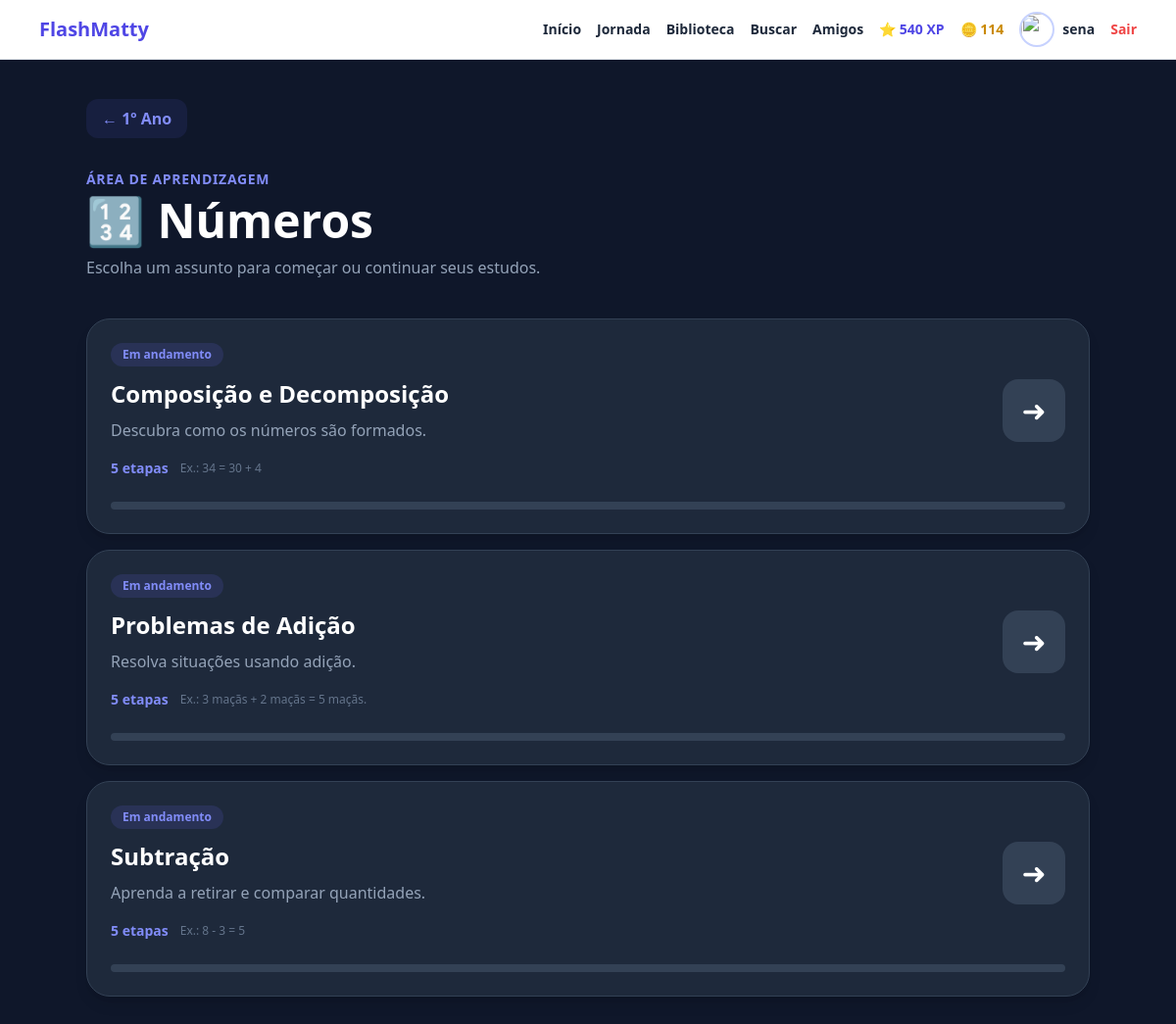
The page /ano/1-ano/tema/numeros (signed in) on the database its author committed.
### models.py (models this page shows, shortened)
class Usuario(UserMixin, db.Model):
    __tablename__ = "usuario"
    id = db.Column(
        db.Integer,
        primary_key=True
    )
    nome = db.Column(
        db.String(80),
        nullable=False
    )
    username = db.Column(
        db.String(40),
        unique=True,
        nullable=False
    )
    senha = db.Column(
        db.String(255),
        nullable=False
    )
    xp = db.Column(
        db.Integer,
        nullable=False,
        default=0
    )
    moedas = db.Column(
        db.Integer,
        nullable=False,
        default=0
    )
    acertos = db.Column(
        db.Integer,
        nullable=False,
        default=0
    )
    erros = db.Column(
        db.Integer,
        nullable=False,
        default=0
    )
    criado_em = db.Column(
        db.DateTime,
        nullable=False,
        default=datetime.utcnow
    )

### app.py (the view)
@app.route(
    "/ano/<ano_id>/tema/<tema_id>"
)
@login_required
def tema(
    ano_id,
    tema_id
):
    dados_ano = buscar_ano(
        ano_id
    )
    dados_tema = buscar_tema(
        dados_ano,
        tema_id
    )
    progressos = {}
    for assunto_id in dados_tema[
        "assuntos"
    ]:
        progressos[
            assunto_id
        ] = obter_progresso_assunto(
            ano_id,
            tema_id,
            assunto_id
        )
    return render_template(
        "tema.html",
        ano=
            dados_ano,
        ano_id=
            ano_id,
        tema=
            dados_tema,
        tema_id=
            tema_id,
        progressos=
            progressos
    )

### app.py (called while the page is built, shortened)
@login_manager.user_loader
def carregar_usuario(user_id):
    try:
        return db.session.get(
            Usuario,
            int(user_id)
        )
    except (
        ValueError,
        TypeError
    ):
        return None

def buscar_ano(ano_id):
    ano = CURRICULO.get(
        ano_id
    )
    if not ano:
        abort(404)
    return ano

def buscar_tema(
    ano,
    tema_id
):
    tema = (
        ano
        .get(
            "temas",
            {}
        )
        .get(
            tema_id
        )
    )
    if not tema:
        abort(404)
    return tema

def obter_progresso_assunto(
    ano_id,
    tema_id,
    assunto_id,
    criar=False
):
    progresso = (
        ProgressoAssunto.query
        .filter_by(
            usuario_id=
                current_user.id,
            ano=
                ano_id,
            tema=
                tema_id,
            assunto=
                assunto_id
        )
        .first()
    )
    return progresso

### social/routes.py (called while the page is built)
@social_bp.app_context_processor
def contexto_social():
    pedidos = 0
    if (
        current_user.is_authenticated
    ):
        pedidos = (
            Amizade.query
            .filter_by(
                destinatario_id=
                    current_user.id,
                status=
                    "pendente"
            )
            .count()
        )
    return {
        "social_csrf_token":
            gerar_csrf_token,
        "social_pedidos_pendentes":
            pedidos,
        "social_esta_online":
            esta_online,
        "social_formatar_ultimo_acesso":
            formatar_ultimo_acesso
    }

### templates/tema.html (shortened to what this page needs)
{% extends "base.html" %}
{% block content %}
<div
    class="
        min-h-screen
        bg-slate-900
        text-white
        px-4
        py-10
    "
>
    <div
        class="
            max-w-5xl
            mx-auto
        "
    >
        <a
            href="{{ url_for('ano', ano_id=ano_id) }}"
            class="
                inline-flex
                items-center
                gap-2
                rounded-xl
                bg-indigo-500/10
                px-4
                py-2
                text-indigo-400
                font-black
                transition
                hover:bg-indigo-500/20
                hover:text-indigo-300
            "
        >
            ← {{ ano.nome }}
        </a>
        <div class="mt-8">
            <p
                class="
                    text-sm
                    uppercase
                    tracking-wider
                    font-black
                    text-indigo-400
                "
            >
                Área de aprendizagem
            </p>
            <h1
                class="
                    text-4xl
                    md:text-5xl
                    font-black
                    mt-2
                    text-white
                "
            >
                {{ tema.icone }}
                {{ tema.nome }}
            </h1>
            <p
                class="
                    mt-3
                    text-slate-400
                "
            >
                Escolha um assunto para começar ou continuar seus estudos.
            </p>
        </div>
        <div
            class="
                space-y-4
                mt-10
                pb-12
            "
        >
            {% for assunto_id, assunto in tema.assuntos.items() %}
                {% set progresso = progressos.get(assunto_id) %}
                <a
                    href="{{
                        url_for(
                            'assunto',
                            ano_id=ano_id,
                            tema_id=tema_id,
                            assunto_id=assunto_id
                        )
                    }}"
                    class="
                        group
                        block
                        bg-slate-800
                        border
                        border-slate-700
                        rounded-3xl
                        p-6
                        shadow-lg
                        transition
                        duration-300
                        hover:-translate-y-1
                        hover:border-indigo-500
                        hover:bg-indigo-600
                        hover:shadow-xl
                    "
                >
                    <div
                        class="
                            flex
                            items-center
                            justify-between
                            gap-5
                        "
                    >
                        <div
                            class="
                                min-w-0
                                flex-1
                            "
                        >
                            <div
                                class="
                                    mb-3
                                    flex
                                    flex-wrap
                                    items-center
                                    gap-2
                                "
                            >
                                {% if progresso and progresso.concluido %}
                                    <span
                                        class="
                                            inline-flex
                                            items-center
                                            rounded-full
                                            bg-green-500/15
                                            px-3
                                            py-1
                                            text-xs
                                            font-black
                                            text-green-400
                                            group-hover:bg-white/15
                                            group-hover:text-white
                                        "
                                    >
                                        ✓ Concluído
                                    </span>
                                {% else %}
                                    <span
                                        class="
                                            inline-flex
                                            items-center
                                            rounded-full
                                            bg-indigo-500/15
                                            px-3
                                            py-1
                                            text-xs
                                            font-black
                                            text-indigo-400
                                            group-hover:bg-white/15
                                            group-hover:text-white
                                        "
                                    >
                                        Em andamento
                                    </span>
                                {% endif %}
                            </div>
                            <h2
                                class="
                                    text-xl
                                    md:text-2xl
                                    font-black
                                    text-white
                                "
                            >
                                {{ assunto.nome }}
                            </h2>
                            <p
                                class="
                                    text-slate-400
                                    mt-2
                                    leading-relaxed
                                    group-hover:text-indigo-100
                                "
                            >
                                {{ assunto.descricao }}
                            </p>
                            <div
                                class="
                                    mt-4
                                    flex
                                    flex-wrap
                                    items-center
                                    gap-3
                                "
                            >
                                <span
                                    class="
                                        text-sm
                                        font-black
                                        text-indigo-400
                                        group-hover:text-white
                                    "
                                >
                                    {{ assunto.etapas|length }}
                                    {% if assunto.etapas|length == 1 %}
                                        etapa
                                    {% else %}
                                        etapas
                                    {% endif %}
                                </span>
                                {% if assunto.exemplo %}
                                    <span
                                        class="
                                            hidden
                                            sm:inline
                                            text-xs
                                            text-slate-500
                                            group-hover:text-indigo-200
                                        "
                                    >
                                        Ex.: {{ assunto.exemplo }}
                                    </span>
                                {% endif %}
                            </div>
                        </div>
                        <div
                            class="
                                shrink-0
                                w-16
                                h-16
                                rounded-2xl
                                bg-slate-700
                                flex
                                items-center
                                justify-center
                                text-3xl
                                transition
                                duration-300
                                group-hover:bg-white/15
                                group-hover:scale-110
                            "
                        >
                            {% if progresso and progresso.concluido %}
                                🏆
                            {% else %}
                                ➜
                            {% endif %}
                        </div>
                    </div>
                    <div
                        class="
                            mt-6
                            h-2
                            overflow-hidden
                            rounded-full
                            bg-slate-700
                            group-hover:bg-indigo-800
                        "
                    >
                    </div>
                </a>
            {% endfor %}
        </div>
    </div>
</div>
{% endblock %}

### templates/base.html (shortened to what this page needs)
<!DOCTYPE html>
<html lang="pt-BR">
<head>
    <script src="https://cdn.tailwindcss.com"></script>
</head>
<body class="min-h-screen bg-slate-50 text-slate-800">
{% if current_user.is_authenticated %}
<header class="bg-white border-b border-slate-200 sticky top-0 z-50">
    <div class="max-w-6xl mx-auto px-4 py-3 flex flex-wrap gap-4 items-center justify-between">
        <a href="{{ url_for('dashboard') }}" class="font-black text-xl text-indigo-600 hover:text-indigo-700">FlashMatty</a>
        <nav class="flex flex-wrap items-center justify-end gap-3 sm:gap-4 text-sm font-bold">
            <a href="{{ url_for('dashboard') }}" class="hover:text-indigo-600">Início</a>
            <a href="{{ url_for('jornada') }}" class="hover:text-indigo-600">Jornada</a>
            <a href="{{ url_for('biblioteca') }}" class="hover:text-indigo-600">Biblioteca</a>
            <a href="{{ url_for('social.buscar_usuarios') }}" class="hover:text-indigo-600">Buscar</a>
            <a href="{{ url_for('social.amigos') }}" class="relative hover:text-indigo-600">
                Amigos
            </a>
            <span class="text-indigo-600">⭐ {{ current_user.xp or 0 }} XP</span>
            <span class="text-yellow-600">🪙 {{ current_user.moedas or 0 }}</span>
            <a href="{{ url_for('social.perfil', username=current_user.username) }}" class="flex items-center gap-2 hover:text-indigo-600">
                <img src="{{ url_for('social.foto_perfil', usuario_id=current_user.id) }}" alt="" class="w-9 h-9 rounded-full object-cover border-2 border-indigo-200">
                <span class="hidden sm:inline">{{ current_user.nome }}</span>
            </a>
            <a href="{{ url_for('logout') }}" class="text-red-500 hover:text-red-600">Sair</a>
        </nav>
    </div>
</header>
{% endif %}
<main>{% block content %}{% endblock %}</main>
</body>
</html>

### rows shown on the page
Usuario: xp "540", moedas "114", nome "sena"

### other values the page prints
{{ ano.nome }} "1º Ano"
{{ tema.icone }} "🔢"
{{ tema.nome }} "Números"
{{ assunto.nome }} "Composição e Decomposição" "Problemas de Adição" "Subtração"
{{ assunto.descricao }} "Descubra como os números são formados." "Resolva situações usando adição." "Aprenda a retirar e comparar quantidades."
{{ assunto.etapas|length }} "5" "5" "5"
{{ assunto.exemplo }} "34 = 30 + 4" "3 maçãs + 2 maçãs = 5 maçãs." "8 - 3 = 5"
